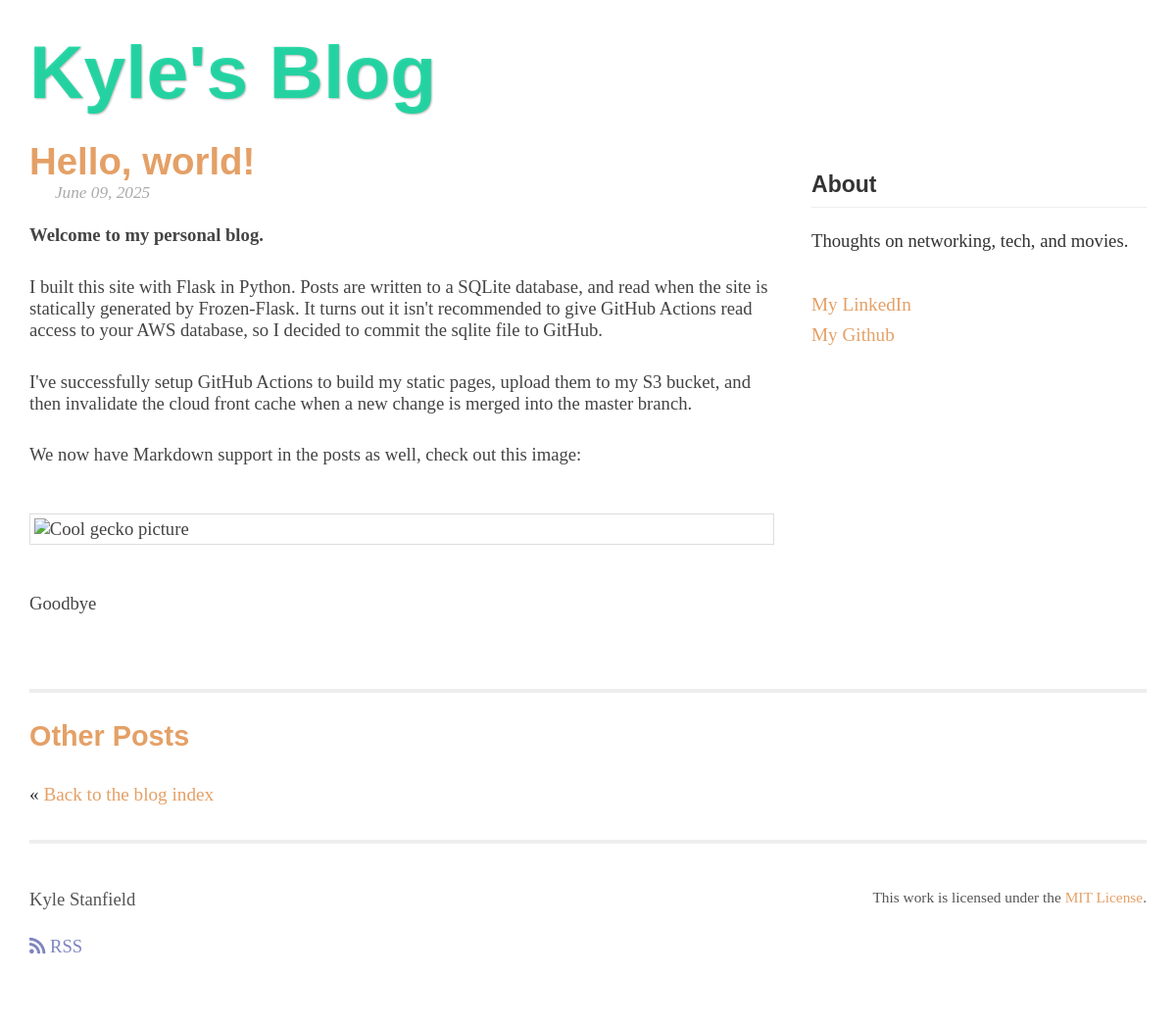
The app's page /1/, older data.
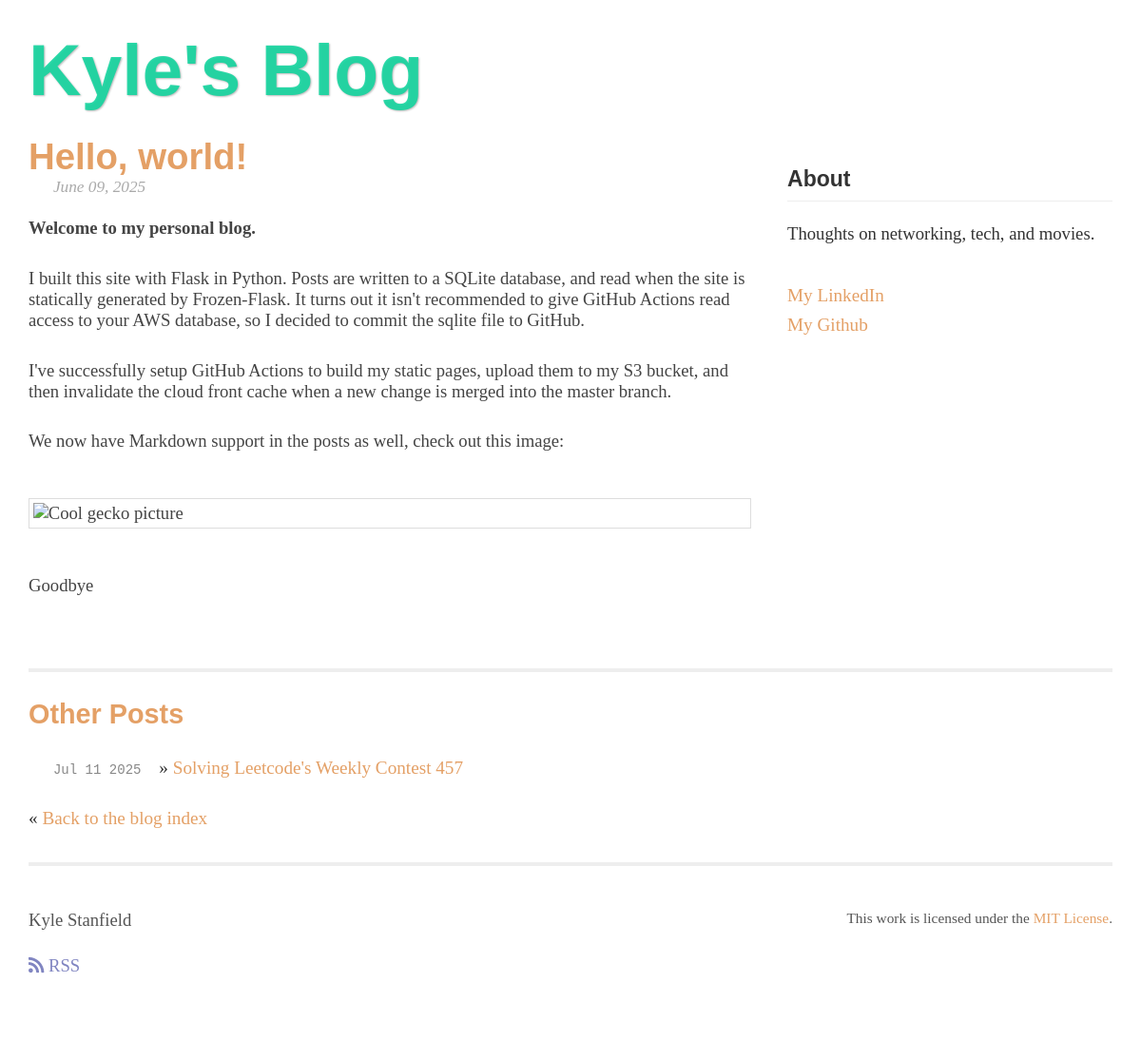
The same page, newer data.
### src/models.py (models this page shows)
class Post(Base):
    __tablename__ = 'post'
    id = Column(Integer, primary_key=True)
    author_id = Column(Integer, ForeignKey('user.id'), nullable=False)
    title = Column(String(100), nullable=False)
    body = Column(Text, nullable=False)
    created_at = Column(DateTime, default=datetime.now(timezone.utc))
    author = relationship('User', back_populates='posts')

### src/blog.py (the view)
@bp.route('/<int:id>/')
def view(id):
    db_session = current_app.extensions['db_manager'].get_database_session()
    post = db_session.query(Post).options(joinedload(Post.author)).filter(Post.id == id).first()
    if post is None:
        abort(404, f"Post id {id} doesn't exist.")
    post = parsePost(post)
    recent_posts = db_session.query(Post).order_by(Post.created_at.desc()).limit(5).all()
    recent_posts = [parsePost(p) for p in recent_posts]
    return render_template('blog/view.html', post=post, recent_posts=recent_posts)

### src/auth.py (called while the page is built)
@bp.before_app_request
def load_logged_in_user():
    user_id = session.get('user_id')
    if user_id is None:
        print("User not logged in")
        g.user = None
    else:
        db_session = current_app.extensions['db_manager'].get_database_session()
        g.user = db_session.query(User).filter_by(id=user_id).first()

### src/models.py (called while the page is built)
def parsePost(post: Post) -> MarkdownPost:
    return MarkdownPost(post) # type: ignore

### src/sql_alchemy_db.py (called while the page is built)
    def get_database_session(self):
        if 'db_session_instance' not in g:
            g.db_session_instance = self.current_scoped_session
        return g.db_session_instance

    def close_database_session(self, e=None):
        db_session_to_close = g.pop('db_session_instance', None)
        if db_session_to_close is not None:
            db_session_to_close.close()
        self.current_scoped_session.remove()

### templates/blog/view.html (shortened to what this page needs)
{% extends 'base.html' %}
{% block content %}
    <link rel="stylesheet" href="{{ url_for('static', filename='pygments_style.css') }}" type="text/css" media="screen, projection" />
    <h1>{{ post.title | safe }}</h1>
    <p class="meta">{{ post.created_at.strftime('%B %d, %Y') }}</p>
    <div class="post-body"><p>{{ post.body | safe }}</p></div>
{% endblock %}
{% block related_posts %}
    <h2>Other Posts</h2>
    <ul class="posts">
        {% for recent in recent_posts %}
            {% if recent.id != post.id %}
            <li><span>{{ recent.created_at.strftime('%b %d %Y') }}</span> &raquo; <a href="{{ url_for('blog.view', id=recent.id) }}">{{ recent.title | safe }}</a></li>
            {% endif %}
        {% endfor %}
    </ul>
  &laquo; <a href="{{ url_for('blog.index') }}">Back to the blog index</a><br>
{% endblock %}

Row changes from the older to the newer data that the page shows:
added Post: created_at "Jul 11 2025", title "Solving Leetcode's Weekly Contest 457"
